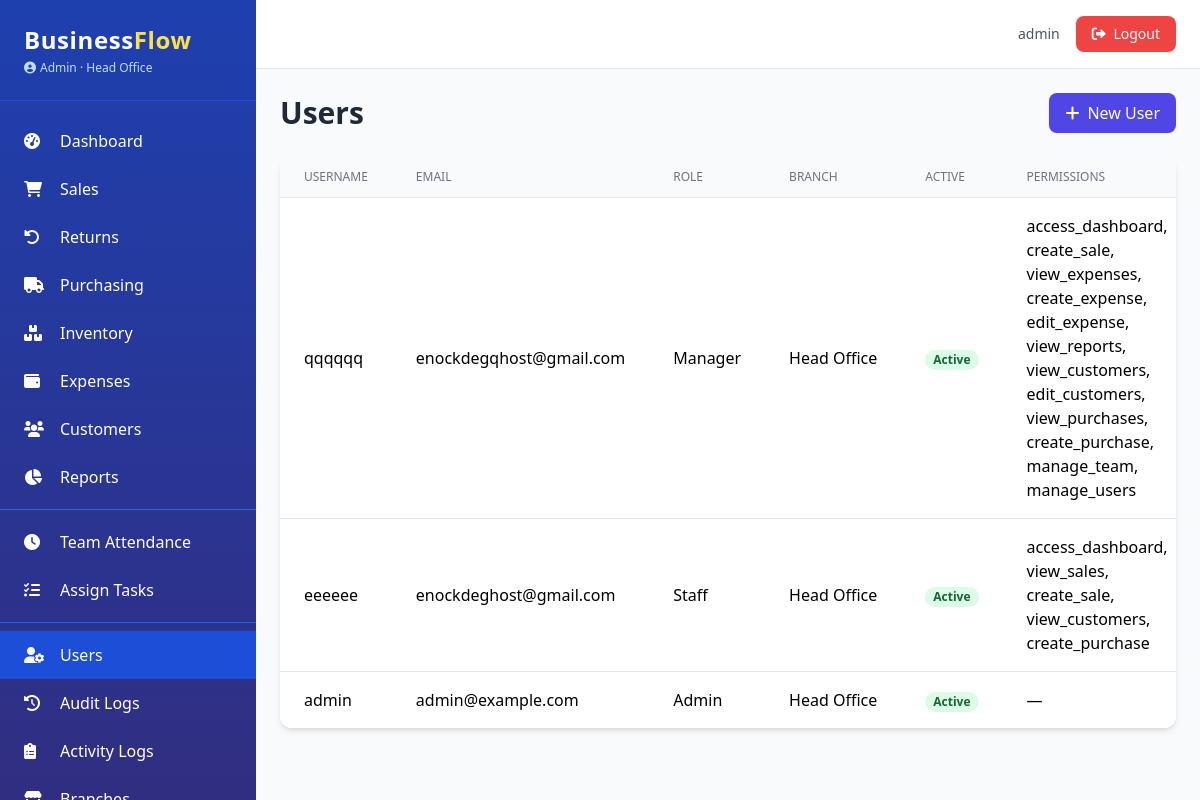
Page /admin/users (signed in) on the committed database.
### app.py (models this page shows, shortened)
class AuditMixin:
    @declared_attr
    def created_at(cls):
        return db.Column(db.DateTime, default=datetime.utcnow)

class SoftDeleteMixin:
    @classmethod
    def query_active(cls):
        return cls.query.filter(cls.deleted_at.is_(None))

class User(UserMixin, db.Model, AuditMixin, SoftDeleteMixin):
    __tablename__ = 'users'
    id = db.Column(db.Integer, primary_key=True)
    username = db.Column(db.String(80), unique=True, nullable=False)
    email = db.Column(db.String(120), unique=True, nullable=False)
    password_hash = db.Column(db.String(200), nullable=False)
    role = db.Column(db.String(20), nullable=False, default='Staff')
    branch_id = db.Column(db.Integer, db.ForeignKey('branches.id'), nullable=True)
    active = db.Column(db.Boolean, default=True)
    locale = db.Column(db.String(5), default='en')
    phone = db.Column(db.String(20))
    avatar = db.Column(db.String(200))
    last_login = db.Column(db.DateTime)
    branch = db.relationship('Branch', backref='users')
    permissions = db.Column(db.JSON, default=list)
    salary = db.Column(db.Float, nullable=True)
    pay_cycle = db.Column(db.String(20), default='monthly')
    bank_account = db.Column(db.String(50))
    tax_id = db.Column(db.String(50))
    @property
    def is_admin(self):
        return self.role == 'Admin'
    def has_permission(self, perm):
        if self.is_admin:
            return True
        return perm in (self.permissions or [])

class Branch(db.Model):
    __tablename__ = 'branches'
    id = db.Column(db.Integer, primary_key=True)
    name = db.Column(db.String(100), nullable=False)
    location = db.Column(db.String(200))
    phone = db.Column(db.String(20))
    email = db.Column(db.String(120))
    is_active = db.Column(db.Boolean, default=True)
    currency = db.Column(db.String(3), default='USD')
    created_at = db.Column(db.DateTime, default=datetime.utcnow)

### app.py (the view)
@admin_bp.route('/users')
@login_required
@admin_required
def users():
    page = request.args.get('page', 1, type=int)
    per_page = app.config.get('ITEMS_PER_PAGE', 20)
    pagination = User.query_active().order_by(User.created_at.desc()).paginate(page=page, per_page=per_page, error_out=False)
    return render_template('admin/users.html', pagination=pagination)

### app.py (called while the page is built)
@login_manager.user_loader
def load_user(user_id):
    return User.query_active().filter_by(id=int(user_id)).first()

def admin_required(f):
    @wraps(f)
    def decorated(*args, **kwargs):
        if not current_user.is_authenticated or not current_user.is_admin:
            abort(403)
        return f(*args, **kwargs)
    return decorated

@app.context_processor
def inject_now():
    return {'now': datetime.utcnow(), 'current_year': datetime.utcnow().year}

### templates/admin/users.html (shortened to what this page needs)
{% extends "base.html" %}
{% block content %}
<div class="flex justify-between items-center mb-6">
    <h1 class="text-3xl font-bold text-gray-800">Users</h1>
    <a href="{{ url_for('admin.new_user') }}" class="bg-indigo-600 hover:bg-indigo-700 text-white px-4 py-2 rounded-lg shadow-sm">
        <i class="fas fa-plus mr-2"></i>New User
    </a>
</div>
<div class="bg-white rounded-xl shadow-md overflow-hidden">
    <table class="min-w-full divide-y divide-gray-200">
        <thead class="bg-gray-50">
            <tr>
                <th class="px-6 py-3 text-left text-xs font-medium text-gray-500 uppercase">Username</th>
                <th class="px-6 py-3 text-left text-xs font-medium text-gray-500 uppercase">Email</th>
                <th class="px-6 py-3 text-left text-xs font-medium text-gray-500 uppercase">Role</th>
                <th class="px-6 py-3 text-left text-xs font-medium text-gray-500 uppercase">Branch</th>
                <th class="px-6 py-3 text-left text-xs font-medium text-gray-500 uppercase">Active</th>
                <th class="px-6 py-3 text-left text-xs font-medium text-gray-500 uppercase">Permissions</th>
            </tr>
        </thead>
        <tbody class="bg-white divide-y divide-gray-200">
            {% for user in pagination.items %}
            <tr class="hover:bg-gray-50">
                <td class="px-6 py-4 whitespace-nowrap">{{ user.username }}</td>
                <td class="px-6 py-4 whitespace-nowrap">{{ user.email }}</td>
                <td class="px-6 py-4 whitespace-nowrap">{{ user.role }}</td>
                <td class="px-6 py-4 whitespace-nowrap">{{ user.branch.name if user.branch else '—' }}</td>
                <td class="px-6 py-4 whitespace-nowrap">
                    {% if user.active %}<span class="px-2 inline-flex text-xs leading-5 font-semibold rounded-full bg-green-100 text-green-800">Active</span>
                    {% else %}<span class="px-2 inline-flex text-xs leading-5 font-semibold rounded-full bg-red-100 text-red-800">Inactive</span>{% endif %}
                </td>
                <td class="px-6 py-4">{{ user.permissions|join(', ') if user.permissions else '—' }}</td>
            </tr>
            {% endfor %}
        </tbody>
    </table>
</div>
{% endblock %}

### templates/base.html (shortened to what this page needs)
<!DOCTYPE html>
<html lang="en">
<head>
    <script src="https://cdn.tailwindcss.com"></script>
    <link rel="stylesheet" href="https://cdnjs.cloudflare.com/ajax/libs/font-awesome/6.0.0-beta3/css/all.min.css">
</head>
<body class="bg-gray-50 font-sans antialiased">
    <div class="flex h-screen">
        <aside class="w-64 bg-gradient-to-b from-blue-800 to-indigo-900 text-white flex-shrink-0 hidden md:block overflow-y-auto shadow-xl">
            <div class="p-6 border-b border-blue-700">
                <h1 class="text-2xl font-bold tracking-wide">Business<span class="text-yellow-300">Flow</span></h1>
                <p class="text-xs text-blue-200 mt-1 flex items-center">
                    <i class="fas fa-user-circle mr-1"></i> {{ current_user.role }}
                    {% if current_user.branch %}
                        · {{ current_user.branch.name }}
                    {% endif %}
                </p>
            </div>
            <nav class="mt-4 pb-6">
                {% if current_user.has_permission('access_dashboard') or current_user.is_admin %}
                <a href="{{ url_for('dashboard.index') }}" class="flex items-center py-3 px-6 hover:bg-blue-700 transition {% if request.endpoint and request.endpoint == 'dashboard.index' %}bg-blue-700{% endif %}">
                    <i class="fas fa-tachometer-alt w-6"></i><span class="ml-3">Dashboard</span>
                </a>
                {% endif %}
                {% if current_user.has_permission('view_sales') %}
                <a href="{{ url_for('sales.list') }}" class="flex items-center py-3 px-6 hover:bg-blue-700 transition {% if request.endpoint and request.endpoint.startswith('sales.') %}bg-blue-700{% endif %}">
                    <i class="fas fa-shopping-cart w-6"></i><span class="ml-3">Sales</span>
                </a>
                {% endif %}
                {% if current_user.has_permission('view_sales') %}
                <a href="{{ url_for('returns.list') }}" class="flex items-center py-3 px-6 hover:bg-blue-700 transition {% if request.endpoint and request.endpoint.startswith('returns.') %}bg-blue-700{% endif %}">
                    <i class="fas fa-undo-alt w-6"></i><span class="ml-3">Returns</span>
                </a>
                {% endif %}
                {% if current_user.has_permission('view_purchases') %}
                <a href="{{ url_for('purchasing.purchase_order_list') }}" class="flex items-center py-3 px-6 hover:bg-blue-700 transition {% if request.endpoint and request.endpoint.startswith('purchasing.') %}bg-blue-700{% endif %}">
                    <i class="fas fa-truck w-6"></i><span class="ml-3">Purchasing</span>
                </a>
                {% endif %}
                {% if current_user.has_permission('view_inventory') %}
                <a href="{{ url_for('inventory.product_list') }}" class="flex items-center py-3 px-6 hover:bg-blue-700 transition {% if request.endpoint and request.endpoint.startswith('inventory.') %}bg-blue-700{% endif %}">
                    <i class="fas fa-boxes w-6"></i><span class="ml-3">Inventory</span>
                </a>
                {% endif %}
                {% if current_user.has_permission('view_expenses') %}
                <a href="{{ url_for('expenses.list') }}" class="flex items-center py-3 px-6 hover:bg-blue-700 transition {% if request.endpoint and request.endpoint.startswith('expenses.') %}bg-blue-700{% endif %}">
                    <i class="fas fa-wallet w-6"></i><span class="ml-3">Expenses</span>
                </a>
                {% endif %}
                {% if current_user.has_permission('view_customers') %}
                <a href="{{ url_for('crm.customer_list') }}" class="flex items-center py-3 px-6 hover:bg-blue-700 transition {% if request.endpoint and request.endpoint.startswith('crm.') %}bg-blue-700{% endif %}">
                    <i class="fas fa-users w-6"></i><span class="ml-3">Customers</span>
                </a>
                {% endif %}
                {% if current_user.has_permission('view_reports') %}
                <a href="{{ url_for('reports.index') }}" class="flex items-center py-3 px-6 hover:bg-blue-700 transition {% if request.endpoint and request.endpoint.startswith('reports.') %}bg-blue-700{% endif %}">
                    <i class="fas fa-chart-pie w-6"></i><span class="ml-3">Reports</span>
                </a>
                {% endif %}
                {% if current_user.has_permission('manage_team') %}
                <div class="border-t border-blue-600 my-2"></div>
                <a href="#" class="flex items-center py-3 px-6 hover:bg-blue-700 transition">
                    <i class="fas fa-clock w-6"></i><span class="ml-3">Team Attendance</span>
                </a>
                <a href="#" class="flex items-center py-3 px-6 hover:bg-blue-700 transition">
                    <i class="fas fa-tasks w-6"></i><span class="ml-3">Assign Tasks</span>
                </a>
                {% endif %}
                {% if current_user.has_permission('manage_users') %}
                <div class="border-t border-blue-600 my-2"></div>
                <a href="{{ url_for('admin.users') }}" class="flex items-center py-3 px-6 hover:bg-blue-700 transition {% if request.endpoint and request.endpoint == 'admin.users' %}bg-blue-700{% endif %}">
                    <i class="fas fa-user-cog w-6"></i><span class="ml-3">Users</span>
                </a>
                <a href="{{ url_for('admin.audit_logs') }}" class="flex items-center py-3 px-6 hover:bg-blue-700 transition {% if request.endpoint and request.endpoint == 'admin.audit_logs' %}bg-blue-700{% endif %}">
                    <i class="fas fa-history w-6"></i><span class="ml-3">Audit Logs</span>
                </a>
                <a href="{{ url_for('admin.activity_logs') }}" class="flex items-center py-3 px-6 hover:bg-blue-700 transition {% if request.endpoint and request.endpoint == 'admin.activity_logs' %}bg-blue-700{% endif %}">
                    <i class="fas fa-clipboard-list w-6"></i><span class="ml-3">Activity Logs</span>
                </a>
                <a href="#" class="flex items-center py-3 px-6 hover:bg-blue-700 transition">
                    <i class="fas fa-store w-6"></i><span class="ml-3">Branches</span>
                </a>
                {% endif %}
            </nav>
        </aside>
        <div class="flex-1 flex flex-col overflow-hidden">
            <header class="bg-white shadow-sm border-b border-gray-200">
                <div class="flex justify-between items-center py-4 px-6">
                    <div class="flex items-center space-x-4 ml-auto">
                        <span class="text-sm text-gray-600">{{ current_user.username }}</span>
                        <a href="{{ url_for('auth.logout') }}" class="bg-red-500 hover:bg-red-600 text-white px-4 py-2 rounded-lg text-sm transition shadow-sm">
                            <i class="fas fa-sign-out-alt mr-1"></i> Logout
                        </a>
                    </div>
                </div>
            </header>
            <main class="flex-1 overflow-y-auto p-6 bg-gray-50">
                {% block content %}{% endblock %}
            </main>
        </div>
    </div>
</body>
</html>

### rows in the picture
User: role "Admin", username "admin", email "admin@example.com", branch "Head Office", active "Active", permissions "—"
Branch: branch.name "Head Office"
User: username "qqqqqq", email "enockdegqhost@gmail.com", role "Manager", branch "Head Office", active "Active", permissions "access_dashboard, create_sale, view_expenses, create_expense, edit_expense, view_reports, view_customers, edit_customers, view_purchases, create_purchase, manage_team, manage_users"
User: username "eeeeee", email "enockdeghost@gmail.com", role "Staff", branch "Head Office", active "Active", permissions "access_dashboard, view_sales, create_sale, view_customers, create_purchase"
